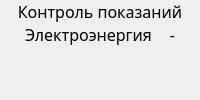
                    <widget class="QFrame" name="frame_15">
                     <property name="frameShape">
                      <enum>QFrame::NoFrame</enum>
                     </property>
                     <property name="frameShadow">
                      <enum>QFrame::Raised</enum>
                     </property>
                     <layout class="QVBoxLayout" name="verticalLayout_39">
                      <property name="spacing">
                       <number>0</number>
                      </property>
                      <property name="leftMargin">
                       <number>0</number>
                      </property>
                      <property name="topMargin">
                       <number>0</number>
                      </property>
                      <property name="rightMargin">
                       <number>0</number>
                      </property>
                      <property name="bottomMargin">
                       <number>0</number>
                      </property>
                      <item>
                       <widget class="QFrame" name="frame_20">
                        <property name="frameShape">
                         <enum>QFrame::NoFrame</enum>
                        </property>
                        <property name="frameShadow">
                         <enum>QFrame::Raised</enum>
                        </property>
                        <layout class="QVBoxLayout" name="verticalLayout_37">
                         <property name="spacing">
                          <number>0</number>
                         </property>
                         <property name="leftMargin">
                          <number>0</number>
                         </property>
                         <property name="topMargin">
                          <number>0</number>
                         </property>
                         <property name="rightMargin">
                          <number>0</number>
                         </property>
                         <property name="bottomMargin">
                          <number>0</number>
                         </property>
                         <item>
                          <widget class="QLabel" name="menu_lbl_39">
                           <property name="font">
                            <font>
                             <family>Rubik</family>
                             <pointsize>12</pointsize>
                             <weight>50</weight>
                             <bold>false</bold>
                            </font>
                           </property>
                           <property name="text">
                            <string>Контроль показаний</string>
                           </property>
                           <property name="alignment">
                            <set>Qt::AlignCenter</set>
                           </property>
                          </widget>
                         </item>
                        </layout>
                       </widget>
                      </item>
                      <item>
                       <widget class="QFrame" name="frame_59">
                        <property name="sizePolicy">
                         <sizepolicy hsizetype="Preferred" vsizetype="Expanding">
                          <horstretch>0</horstretch>
                          <verstretch>0</verstretch>
                         </sizepolicy>
                        </property>
                        <property name="frameShape">
                         <enum>QFrame::NoFrame</enum>
                        </property>
                        <property name="frameShadow">
                         <enum>QFrame::Raised</enum>
                        </property>
                        <layout class="QVBoxLayout" name="verticalLayout_38">
                         <property name="spacing">
                          <number>0</number>
                         </property>
                         <property name="leftMargin">
                          <number>25</number>
                         </property>
                         <property name="topMargin">
                          <number>0</number>
                         </property>
                         <property name="rightMargin">
                          <number>25</number>
                         </property>
                         <property name="bottomMargin">
                          <number>0</number>
                         </property>
                         <item>
                          <widget class="QFrame" name="frame_60">
                           <property name="frameShape">
                            <enum>QFrame::NoFrame</enum>
                           </property>
                           <property name="frameShadow">
                            <enum>QFrame::Raised</enum>
                           </property>
                           <layout class="QHBoxLayout" name="horizontalLayout_18">
                            <property name="spacing">
                             <number>0</number>
                            </property>
                            <property name="leftMargin">
                             <number>0</number>
                            </property>
                            <property name="topMargin">
                             <number>0</number>
                            </property>
                            <property name="rightMargin">
                             <number>0</number>
                            </property>
                            <property name="bottomMargin">
                             <number>0</number>
                            </property>
                            <item>
                             <widget class="QLabel" name="menu_lbl_32">
                              <property name="font">
                               <font>
                                <family>Rubik Medium</family>
                                <pointsize>12</pointsize>
                               </font>
                              </property>
                              <property name="text">
                               <string>Электроэнергия</string>
                              </property>
                              <property name="alignment">
                               <set>Qt::AlignLeading|Qt::AlignLeft|Qt::AlignVCenter</set>
                              </property>
                             </widget>
                            </item>
                            <item>
                             <widget class="QLabel" name="menu_lbl_33">
                              <property name="font">
                               <font>
                                <family>Rubik</family>
                                <pointsize>12</pointsize>
                               </font>
                              </property>
                              <property name="text">
                               <string>-</string>
                              </property>
                              <property name="alignment">
                               <set>Qt::AlignRight|Qt::AlignTrailing|Qt::AlignVCenter</set>
                              </property>
                             </widget>
                            </item>
                           </layout>
                          </widget>
                         </item>
                         <item>
                          <widget class="QFrame" name="frame_61">
                           <property name="frameShape">
                            <enum>QFrame::NoFrame</enum>
                           </property>
                           <property name="frameShadow">
                            <enum>QFrame::Raised</enum>
                           </property>
                           <layout class="QHBoxLayout" name="horizontalLayout_19">
                            <property name="spacing">
                             <number>0</number>
                            </property>
                            <property name="leftMargin">
                             <number>0</number>
                            </property>
                            <property name="topMargin">
                             <number>0</number>
                            </property>
                            <property name="rightMargin">
                             <number>0</number>
                            </property>
                            <property name="bottomMargin">
                             <number>0</number>
                            </property>
                           </layout>
                          </widget>
                         </item>
                         <item>
                          <spacer name="verticalSpacer_5">
                           <property name="orientation">
                            <enum>Qt::Vertical</enum>
                           </property>
                           <property name="sizeHint" stdset="0">
                            <size>
                             <width>20</width>
                             <height>40</height>
                            </size>
                           </property>
                          </spacer>
                         </item>
                        </layout>
                       </widget>
                      </item>
                     </layout>
                    </widget>
